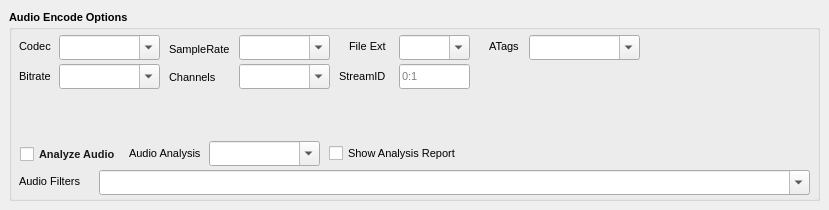
      <widget class="QWidget" name="tabAudio">
       <attribute name="title">
        <string>Audio</string>
       </attribute>
       <widget class="QGroupBox" name="groupAudioOptions">
        <property name="geometry">
         <rect>
          <x>9</x>
          <y>10</y>
          <width>811</width>
          <height>191</height>
         </rect>
        </property>
        <property name="font">
         <font>
          <pointsize>8</pointsize>
          <italic>false</italic>
          <bold>true</bold>
         </font>
        </property>
        <property name="toolTip">
         <string>If applicable, all blank fields will follow the input source.</string>
        </property>
        <property name="title">
         <string>Audio Encode Options</string>
        </property>
        <widget class="QComboBox" name="AudioCodec">
         <property name="enabled">
          <bool>true</bool>
         </property>
         <property name="geometry">
          <rect>
           <x>50</x>
           <y>25</y>
           <width>101</width>
           <height>25</height>
          </rect>
         </property>
         <property name="font">
          <font>
           <pointsize>8</pointsize>
           <italic>false</italic>
           <bold>false</bold>
          </font>
         </property>
         <property name="toolTip">
          <string>Audio Codec: Adds the flag -c:a to the command line.
If you need a codec not listed, simply type it in.
Choosing 'copy' locks most audio options (bitrate, sample rate, channels, filters, etc).
</string>
         </property>
         <property name="editable">
          <bool>true</bool>
         </property>
         <property name="currentIndex">
          <number>0</number>
         </property>
         <property name="placeholderText">
          <string/>
         </property>
         <item>
          <property name="text">
           <string/>
          </property>
         </item>
         <item>
          <property name="text">
           <string>copy</string>
          </property>
         </item>
         <item>
          <property name="text">
           <string>aac</string>
          </property>
         </item>
         <item>
          <property name="text">
           <string>ac3</string>
          </property>
         </item>
         <item>
          <property name="text">
           <string>ac3_fixed</string>
          </property>
         </item>
         <item>
          <property name="text">
           <string>ape</string>
          </property>
         </item>
         <item>
          <property name="text">
           <string>dts</string>
          </property>
         </item>
         <item>
          <property name="text">
           <string>flac</string>
          </property>
         </item>
         <item>
          <property name="text">
           <string>libopus</string>
          </property>
         </item>
         <item>
          <property name="text">
           <string>libvorbis</string>
          </property>
         </item>
         <item>
          <property name="text">
           <string>mp2</string>
          </property>
         </item>
         <item>
          <property name="text">
           <string>mp3</string>
          </property>
         </item>
         <item>
          <property name="text">
           <string>pcm_s16le</string>
          </property>
         </item>
         <item>
          <property name="text">
           <string>pcm_s24le</string>
          </property>
         </item>
         <item>
          <property name="text">
           <string>pcm_s32le</string>
          </property>
         </item>
        </widget>
        <widget class="QLabel" name="l_AudioCodec">
         <property name="geometry">
          <rect>
           <x>10</x>
           <y>28</y>
           <width>41</width>
           <height>17</height>
          </rect>
         </property>
         <property name="font">
          <font>
           <pointsize>8</pointsize>
           <italic>false</italic>
           <bold>false</bold>
          </font>
         </property>
         <property name="text">
          <string>Codec</string>
         </property>
        </widget>
        <widget class="QLabel" name="l_AudioBitrate">
         <property name="geometry">
          <rect>
           <x>10</x>
           <y>58</y>
           <width>41</width>
           <height>17</height>
          </rect>
         </property>
         <property name="font">
          <font>
           <pointsize>8</pointsize>
           <italic>false</italic>
           <bold>false</bold>
          </font>
         </property>
         <property name="text">
          <string>Bitrate</string>
         </property>
        </widget>
        <widget class="QComboBox" name="AudioBitrate">
         <property name="enabled">
          <bool>true</bool>
         </property>
         <property name="geometry">
          <rect>
           <x>50</x>
           <y>54</y>
           <width>101</width>
           <height>25</height>
          </rect>
         </property>
         <property name="font">
          <font>
           <pointsize>8</pointsize>
           <italic>false</italic>
           <bold>false</bold>
          </font>
         </property>
         <property name="toolTip">
          <string>Audio Bitrate: Adds the flag -b:a to the command line.
Commonly used for lossy audio formats.
ie. aac, mp3, ogg, etc</string>
         </property>
         <property name="editable">
          <bool>true</bool>
         </property>
         <property name="currentIndex">
          <number>0</number>
         </property>
         <property name="placeholderText">
          <string/>
         </property>
         <item>
          <property name="text">
           <string/>
          </property>
         </item>
         <item>
          <property name="text">
           <string>13k</string>
          </property>
         </item>
         <item>
          <property name="text">
           <string>16k</string>
          </property>
         </item>
         <item>
          <property name="text">
           <string>32k</string>
          </property>
         </item>
         <item>
          <property name="text">
           <string>64k</string>
          </property>
         </item>
         <item>
          <property name="text">
           <string>80k</string>
          </property>
         </item>
         <item>
          <property name="text">
           <string>96k</string>
          </property>
         </item>
         <item>
          <property name="text">
           <string>112k</string>
          </property>
         </item>
         <item>
          <property name="text">
           <string>128k</string>
          </property>
         </item>
         <item>
          <property name="text">
           <string>160k</string>
          </property>
         </item>
         <item>
          <property name="text">
           <string>192k</string>
          </property>
         </item>
         <item>
          <property name="text">
           <string>224k</string>
          </property>
         </item>
         <item>
          <property name="text">
           <string>256k</string>
          </property>
         </item>
         <item>
          <property name="text">
           <string>320k</string>
          </property>
         </item>
         <item>
          <property name="text">
           <string>448k</string>
          </property>
         </item>
        </widget>
        <widget class="QLabel" name="l_AudioSampleRate">
         <property name="geometry">
          <rect>
           <x>160</x>
           <y>29</y>
           <width>61</width>
           <height>20</height>
          </rect>
         </property>
         <property name="font">
          <font>
           <pointsize>8</pointsize>
           <italic>false</italic>
           <bold>false</bold>
          </font>
         </property>
         <property name="text">
          <string>SampleRate</string>
         </property>
        </widget>
        <widget class="QComboBox" name="AudioSampleRate">
         <property name="enabled">
          <bool>true</bool>
         </property>
         <property name="geometry">
          <rect>
           <x>230</x>
           <y>25</y>
           <width>91</width>
           <height>25</height>
          </rect>
         </property>
         <property name="font">
          <font>
           <pointsize>8</pointsize>
           <italic>false</italic>
           <bold>false</bold>
          </font>
         </property>
         <property name="toolTip">
          <string>Audio Samplerate:Adds the flag -ar to the command line</string>
         </property>
         <property name="editable">
          <bool>true</bool>
         </property>
         <property name="currentIndex">
          <number>0</number>
         </property>
         <property name="placeholderText">
          <string/>
         </property>
         <item>
          <property name="text">
           <string/>
          </property>
         </item>
         <item>
          <property name="text">
           <string>8000</string>
          </property>
         </item>
         <item>
          <property name="text">
           <string>11025</string>
          </property>
         </item>
         <item>
          <property name="text">
           <string>22050</string>
          </property>
         </item>
         <item>
          <property name="text">
           <string>32000</string>
          </property>
         </item>
         <item>
          <property name="text">
           <string>44100</string>
          </property>
         </item>
         <item>
          <property name="text">
           <string>48000</string>
          </property>
         </item>
         <item>
          <property name="text">
           <string>88200</string>
          </property>
         </item>
         <item>
          <property name="text">
           <string>96000</string>
          </property>
         </item>
         <item>
          <property name="text">
           <string>176400</string>
          </property>
         </item>
         <item>
          <property name="text">
           <string>192000</string>
          </property>
         </item>
         <item>
          <property name="text">
           <string>352800</string>
          </property>
         </item>
         <item>
          <property name="text">
           <string>384000</string>
          </property>
         </item>
        </widget>
        <widget class="QLabel" name="l_AudioExtension">
         <property name="geometry">
          <rect>
           <x>340</x>
           <y>28</y>
           <width>62</width>
           <height>17</height>
          </rect>
         </property>
         <property name="font">
          <font>
           <pointsize>8</pointsize>
           <italic>false</italic>
           <bold>false</bold>
          </font>
         </property>
         <property name="text">
          <string>File Ext</string>
         </property>
        </widget>
        <widget class="QComboBox" name="AudioExtension">
         <property name="enabled">
          <bool>true</bool>
         </property>
         <property name="geometry">
          <rect>
           <x>390</x>
           <y>25</y>
           <width>71</width>
           <height>25</height>
          </rect>
         </property>
         <property name="font">
          <font>
           <pointsize>8</pointsize>
           <italic>false</italic>
           <bold>false</bold>
          </font>
         </property>
         <property name="toolTip">
          <string>Audio File Extension: This is mutually exclusive with
Video Muxer. You CANNOT use both. It will not work.
This flag is for audio only factories. 
Do NOT use with video streams.</string>
         </property>
         <property name="editable">
          <bool>true</bool>
         </property>
         <property name="currentIndex">
          <number>0</number>
         </property>
         <property name="placeholderText">
          <string/>
         </property>
         <item>
          <property name="text">
           <string/>
          </property>
         </item>
         <item>
          <property name="text">
           <string>.aac</string>
          </property>
         </item>
         <item>
          <property name="text">
           <string>.ac3</string>
          </property>
         </item>
         <item>
          <property name="text">
           <string>.ape</string>
          </property>
         </item>
         <item>
          <property name="text">
           <string>.dts</string>
          </property>
         </item>
         <item>
          <property name="text">
           <string>.flac</string>
          </property>
         </item>
         <item>
          <property name="text">
           <string>.mp2</string>
          </property>
         </item>
         <item>
          <property name="text">
           <string>.mp3</string>
          </property>
         </item>
         <item>
          <property name="text">
           <string>.m4a</string>
          </property>
         </item>
         <item>
          <property name="text">
           <string>.ogg</string>
          </property>
         </item>
         <item>
          <property name="text">
           <string>.wav</string>
          </property>
         </item>
        </widget>
        <widget class="QComboBox" name="AudioChannels">
         <property name="enabled">
          <bool>true</bool>
         </property>
         <property name="geometry">
          <rect>
           <x>230</x>
           <y>54</y>
           <width>91</width>
           <height>25</height>
          </rect>
         </property>
         <property name="font">
          <font>
           <pointsize>8</pointsize>
           <italic>false</italic>
           <bold>false</bold>
          </font>
         </property>
         <property name="toolTip">
          <string>Audio Channels:Adds the flag -ac to the command line</string>
         </property>
         <property name="editable">
          <bool>true</bool>
         </property>
         <property name="currentIndex">
          <number>0</number>
         </property>
         <property name="placeholderText">
          <string/>
         </property>
         <item>
          <property name="text">
           <string/>
          </property>
         </item>
         <item>
          <property name="text">
           <string>1</string>
          </property>
         </item>
         <item>
          <property name="text">
           <string>2</string>
          </property>
         </item>
         <item>
          <property name="text">
           <string>3</string>
          </property>
         </item>
         <item>
          <property name="text">
           <string>6</string>
          </property>
         </item>
         <item>
          <property name="text">
           <string>8</string>
          </property>
         </item>
         <item>
          <property name="text">
           <string>10</string>
          </property>
         </item>
        </widget>
        <widget class="QLabel" name="l_AudioChannels">
         <property name="geometry">
          <rect>
           <x>160</x>
           <y>57</y>
           <width>51</width>
           <height>20</height>
          </rect>
         </property>
         <property name="font">
          <font>
           <pointsize>8</pointsize>
           <italic>false</italic>
           <bold>false</bold>
          </font>
         </property>
         <property name="text">
          <string>Channels</string>
         </property>
        </widget>
        <widget class="QLineEdit" name="AudioStreamID">
         <property name="geometry">
          <rect>
           <x>390</x>
           <y>54</y>
           <width>71</width>
           <height>25</height>
          </rect>
         </property>
         <property name="font">
          <font>
           <pointsize>8</pointsize>
           <italic>false</italic>
           <bold>false</bold>
          </font>
         </property>
         <property name="toolTip">
          <string>StreamID: Adds the flag -stringid:a to the command line</string>
         </property>
         <property name="placeholderText">
          <string>0:1</string>
         </property>
        </widget>
        <widget class="QLabel" name="l_AudioStreamID">
         <property name="geometry">
          <rect>
           <x>330</x>
           <y>58</y>
           <width>51</width>
           <height>17</height>
          </rect>
         </property>
         <property name="font">
          <font>
           <pointsize>8</pointsize>
           <italic>false</italic>
           <bold>false</bold>
          </font>
         </property>
         <property name="text">
          <string>StreamID</string>
         </property>
        </widget>
        <widget class="QLabel" name="l_audioFiltersCombo">
         <property name="geometry">
          <rect>
           <x>10</x>
           <y>163</y>
           <width>62</width>
           <height>17</height>
          </rect>
         </property>
         <property name="font">
          <font>
           <pointsize>8</pointsize>
           <italic>false</italic>
           <bold>false</bold>
          </font>
         </property>
         <property name="text">
          <string>Audio Filters</string>
         </property>
        </widget>
        <widget class="QComboBox" name="audioFiltersCombo">
         <property name="enabled">
          <bool>true</bool>
         </property>
         <property name="geometry">
          <rect>
           <x>90</x>
           <y>160</y>
           <width>711</width>
           <height>25</height>
          </rect>
         </property>
         <property name="font">
          <font>
           <family>Sans Serif</family>
           <pointsize>8</pointsize>
           <italic>false</italic>
           <bold>false</bold>
          </font>
         </property>
         <property name="toolTip">
          <string>Audio Filters: (-af)
Multiple filters can be chained with commas
(e.g., aresample=48000,volume=2.0).
Hover to see full content. Also see FFmpeg help.</string>
         </property>
         <property name="editable">
          <bool>true</bool>
         </property>
         <property name="currentIndex">
          <number>0</number>
         </property>
         <property name="placeholderText">
          <string/>
         </property>
         <item>
          <property name="text">
           <string/>
          </property>
         </item>
         <item>
          <property name="text">
           <string>amix=</string>
          </property>
         </item>
         <item>
          <property name="text">
           <string>loudnorm=</string>
          </property>
         </item>
         <item>
          <property name="text">
           <string>dynaudnorm=</string>
          </property>
         </item>
         <item>
          <property name="text">
           <string>compand=</string>
          </property>
         </item>
         <item>
          <property name="text">
           <string>equalizer=</string>
          </property>
         </item>
         <item>
          <property name="text">
           <string>highpass=</string>
          </property>
         </item>
         <item>
          <property name="text">
           <string>lowpass=</string>
          </property>
         </item>
         <item>
          <property name="text">
           <string>bass=</string>
          </property>
         </item>
         <item>
          <property name="text">
           <string>treble=</string>
          </property>
         </item>
         <item>
          <property name="text">
           <string>pan=</string>
          </property>
         </item>
         <item>
          <property name="text">
           <string>silenceremove=</string>
          </property>
         </item>
         <item>
          <property name="text">
           <string>volume=</string>
          </property>
         </item>
         <item>
          <property name="text">
           <string>aresample=</string>
          </property>
         </item>
         <item>
          <property name="text">
           <string/>
          </property>
         </item>
         <item>
          <property name="text">
           <string>--PRESETS--</string>
          </property>
         </item>
         <item>
          <property name="text">
           <string>loudnorm=I=-16:TP=-1.5:LRA=11</string>
          </property>
         </item>
         <item>
          <property name="text">
           <string>loudnorm=I=-24:TP=-1.5:LRA=11</string>
          </property>
         </item>
         <item>
          <property name="text">
           <string>amix=inputs=2</string>
          </property>
         </item>
         <item>
          <property name="text">
           <string>volume=1.5</string>
          </property>
         </item>
         <item>
          <property name="text">
           <string>equalizer=f=1000:t=q:w=1:g=3</string>
          </property>
         </item>
         <item>
          <property name="text">
           <string>highpass=f=100</string>
          </property>
         </item>
         <item>
          <property name="text">
           <string>lowpass=f=10000</string>
          </property>
         </item>
         <item>
          <property name="text">
           <string>bass=g=5</string>
          </property>
         </item>
         <item>
          <property name="text">
           <string>treble=g=5</string>
          </property>
         </item>
         <item>
          <property name="text">
           <string>aresample=dither_method=triangler</string>
          </property>
         </item>
         <item>
          <property name="text">
           <string>aresample=dither_method=triangler_hp</string>
          </property>
         </item>
        </widget>
        <widget class="QLabel" name="l_AudioAnalysisType">
         <property name="enabled">
          <bool>true</bool>
         </property>
         <property name="geometry">
          <rect>
           <x>120</x>
           <y>135</y>
           <width>81</width>
           <height>17</height>
          </rect>
         </property>
         <property name="font">
          <font>
           <pointsize>8</pointsize>
           <italic>false</italic>
           <bold>false</bold>
          </font>
         </property>
         <property name="text">
          <string>Audio Analysis</string>
         </property>
        </widget>
        <widget class="QComboBox" name="AudioAnalysisType">
         <property name="enabled">
          <bool>true</bool>
         </property>
         <property name="geometry">
          <rect>
           <x>200</x>
           <y>131</y>
           <width>111</width>
           <height>25</height>
          </rect>
         </property>
         <property name="font">
          <font>
           <pointsize>8</pointsize>
           <italic>false</italic>
           <bold>false</bold>
          </font>
         </property>
         <property name="toolTip">
          <string>Only supports loudnorm for now.
You must enable Analyze Audio to enable this.
More may be added later</string>
         </property>
         <property name="editable">
          <bool>true</bool>
         </property>
         <property name="currentIndex">
          <number>0</number>
         </property>
         <property name="placeholderText">
          <string/>
         </property>
         <item>
          <property name="text">
           <string/>
          </property>
         </item>
         <item>
          <property name="text">
           <string>loudnorm</string>
          </property>
         </item>
         <item>
          <property name="text">
           <string>volumedetect</string>
          </property>
         </item>
        </widget>
        <widget class="QCheckBox" name="checkShowAudioAnalysisReport">
         <property name="geometry">
          <rect>
           <x>320</x>
           <y>133</y>
           <width>131</width>
           <height>20</height>
          </rect>
         </property>
         <property name="font">
          <font>
           <pointsize>8</pointsize>
           <italic>false</italic>
           <bold>false</bold>
          </font>
         </property>
         <property name="toolTip">
          <string>This will show you the results of the analysis.
Analysis Only: Media file will not be rendered when checked.</string>
         </property>
         <property name="text">
          <string>Show Analysis Report</string>
         </property>
        </widget>
        <widget class="QCheckBox" name="checkAnalyzeAudio">
         <property name="enabled">
          <bool>true</bool>
         </property>
         <property name="geometry">
          <rect>
           <x>11</x>
           <y>134</y>
           <width>101</width>
           <height>20</height>
          </rect>
         </property>
         <property name="palette">
          <palette>
           <active>
            <colorrole role="WindowText">
             <brush brushstyle="SolidPattern">
              <color alpha="255">
               <red>26</red>
               <green>26</green>
               <blue>26</blue>
              </color>
             </brush>
            </colorrole>
            <colorrole role="Text">
             <brush brushstyle="SolidPattern">
              <color alpha="255">
               <red>26</red>
               <green>26</green>
               <blue>26</blue>
              </color>
             </brush>
            </colorrole>
           </active>
           <inactive>
            <colorrole role="WindowText">
             <brush brushstyle="SolidPattern">
              <color alpha="255">
               <red>26</red>
               <green>26</green>
               <blue>26</blue>
              </color>
             </brush>
            </colorrole>
            <colorrole role="Text">
             <brush brushstyle="SolidPattern">
              <color alpha="255">
               <red>26</red>
               <green>26</green>
               <blue>26</blue>
              </color>
             </brush>
            </colorrole>
           </inactive>
           <disabled/>
          </palette>
         </property>
         <property name="font">
          <font>
           <pointsize>8</pointsize>
           <italic>false</italic>
           <bold>true</bold>
          </font>
         </property>
         <property name="toolTip">
          <string>This will create a pass to analyze the audio of the input file.
It will use this temporary file in order to make
adjustments to parameters such as loudnorm, TP and LRA.</string>
         </property>
         <property name="text">
          <string>Analyze Audio</string>
         </property>
        </widget>
        <widget class="QLabel" name="l_AudioTags">
         <property name="enabled">
          <bool>true</bool>
         </property>
         <property name="geometry">
          <rect>
           <x>480</x>
           <y>28</y>
           <width>41</width>
           <height>17</height>
          </rect>
         </property>
         <property name="font">
          <font>
           <pointsize>8</pointsize>
           <italic>false</italic>
           <bold>false</bold>
          </font>
         </property>
         <property name="toolTip">
          <string>Add Specific audio tags. Adds -tag:a to command line.</string>
         </property>
         <property name="text">
          <string>ATags</string>
         </property>
        </widget>
        <widget class="QComboBox" name="AudioTags">
         <property name="enabled">
          <bool>true</bool>
         </property>
         <property name="geometry">
          <rect>
           <x>520</x>
           <y>25</y>
           <width>111</width>
           <height>25</height>
          </rect>
         </property>
         <property name="font">
          <font>
           <pointsize>8</pointsize>
           <italic>false</italic>
           <bold>false</bold>
          </font>
         </property>
         <property name="acceptDrops">
          <bool>false</bool>
         </property>
         <property name="toolTip">
          <string>Add Specific audio tags. Adds -tag:a to command line.

AAC         mp4a        Standard MP4 AAC
MP3         .mp3/mp3    Depends on container
PCM S16LE   sowt        QuickTime PCM
PCM BE      twos        Old Mac PCM
ALAC        alac        Apple Lossless
AC3         ac-3        Dolby Digital
E-AC3       ec-3        Dolby Digital Plus
Opus        Opus        Mostly Matroska/WebM
FLAC        fLaC        FLAC-in-MOV/MP4 sometimes
DTS         dtsc        DTS core</string>
         </property>
         <property name="editable">
          <bool>true</bool>
         </property>
         <property name="currentIndex">
          <number>0</number>
         </property>
         <property name="placeholderText">
          <string/>
         </property>
         <item>
          <property name="text">
           <string/>
          </property>
         </item>
         <item>
          <property name="text">
           <string>mp4a</string>
          </property>
         </item>
         <item>
          <property name="text">
           <string>mp3</string>
          </property>
         </item>
         <item>
          <property name="text">
           <string>.mp3</string>
          </property>
         </item>
         <item>
          <property name="text">
           <string>sowt</string>
          </property>
         </item>
         <item>
          <property name="text">
           <string>twos</string>
          </property>
         </item>
         <item>
          <property name="text">
           <string>alac</string>
          </property>
         </item>
         <item>
          <property name="text">
           <string>ac-3</string>
          </property>
         </item>
         <item>
          <property name="text">
           <string>ec-3</string>
          </property>
         </item>
         <item>
          <property name="text">
           <string>Opus</string>
          </property>
         </item>
         <item>
          <property name="text">
           <string>fLaC</string>
          </property>
         </item>
         <item>
          <property name="text">
           <string>dtsc</string>
          </property>
         </item>
        </widget>
       </widget>
      </widget>
